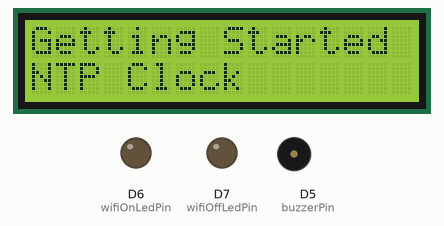
Recording of a sketch running on a simulated ESP8266 (NodeMCU). Shown: 16×2 character LCD, output pins drawn as LEDs (lit = HIGH), buzzer (waves = sounding, pin HIGH). WiFi joins after 1.5 s; servers stay silent unless stated; network time is answered at once with the bench clock; the local clock reads 2024-03-15 10:24:30 at power-on unless the sketch sets it; what the sketch prints to the serial monitor is not drawn.

Above: at 0.1 s.
At 7.1 s:
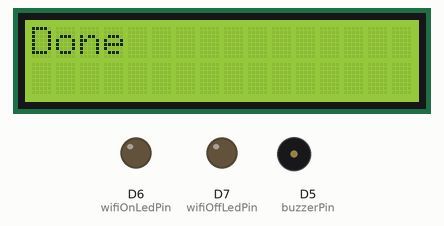
At 10.2 s:
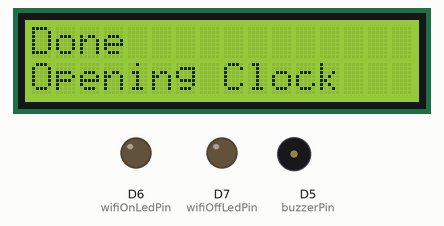
At 17.03 s:
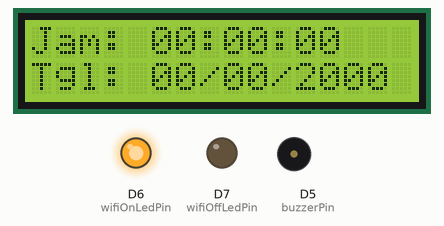
Timing chart, 0 to 18.7 s (numbered marks = the images above):
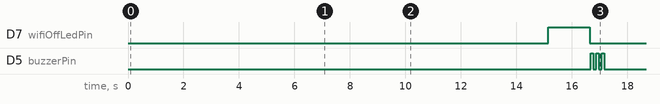

The sketch:

RealtimeNTP.ino
```cpp
#include <ESP8266WiFi.h>
#include <WiFiUdp.h>
#include <NTPClient.h>
#include <TimeLib.h>
#include <LiquidCrystal_I2C.h>

LiquidCrystal_I2C lcd(0x27, 16, 2);
int buzzerPin = D5;
int wifiOffLedPin = D7;
int wifiOnLedPin = D6;

unsigned long lastBuzzerTime = 0;
int lastBuzzerHour = -1;

char* ssid = "youssid";
char* password = "youpassword";
const long utcOffsetInSeconds = 25200;
WiFiUDP ntpUDP;
NTPClient timeClient(ntpUDP, "id.pool.ntp.org", utcOffsetInSeconds);

char Time[] = "Jam: 00:00:00";
char Date[] = "Tgl: 00/00/2000";
byte last_second, second_, minute_, hour_, day_, month_;
int year_;

void setup() {
  Serial.begin(115200);
  lcd.init();
  lcd.backlight();

  pinMode(buzzerPin, OUTPUT);
  pinMode(wifiOffLedPin, OUTPUT);
  pinMode(wifiOnLedPin, OUTPUT);

  lcd.clear();

  lcd.setCursor(0, 0);
  lcd.print("Getting Started");
  lcd.setCursor(0, 1);
  lcd.print("NTP Clock");
  delay(7000);

  lcd.clear();

  lcd.setCursor(0, 0);
  lcd.print("Done");
  lcd.setCursor(0, 1);
  delay(3000);
  lcd.print("Opening Clock");
  delay(5000);

  lcd.clear();
  lcd.setCursor(0, 0);
  lcd.print(Time);
  lcd.setCursor(0, 1);
  lcd.print(Date);

  WiFi.begin(ssid, password);
  Serial.print("Connecting.");

  while (WiFi.status() != WL_CONNECTED) {
    digitalWrite(wifiOffLedPin, HIGH);
    digitalWrite(wifiOnLedPin, LOW);
    delay(500);
    Serial.print(".");
  }
  digitalWrite(wifiOffLedPin, LOW);
  digitalWrite(wifiOnLedPin, HIGH);
  Serial.println("connected");
  timeClient.begin();
}

void loop() {
  timeClient.update();
  unsigned long unix_epoch = timeClient.getEpochTime();

  hour_ = hour(unix_epoch);

  if (hour_ != lastBuzzerHour) {
      digitalWrite(buzzerPin, HIGH);
      delay(100);
      digitalWrite(buzzerPin, LOW);
      delay(100);
      digitalWrite(buzzerPin, HIGH);
      delay(100);
      digitalWrite(buzzerPin, LOW);
      delay(100);
      digitalWrite(buzzerPin, HIGH);
      delay(100);
      digitalWrite(buzzerPin, LOW);

      lastBuzzerTime = millis();
      lastBuzzerHour = hour_;
  }

  second_ = second(unix_epoch);
  if (last_second != second_) {
    minute_ = minute(unix_epoch);
    hour_ = hour(unix_epoch);
    day_ = day(unix_epoch);
    month_ = month(unix_epoch);
    year_ = year(unix_epoch);

    Time[12] = second_ % 10 + 48;
    Time[11] = second_ / 10 + 48;
    Time[9] = minute_ % 10 + 48;
    Time[8] = minute_ / 10 + 48;
    Time[6] = hour_ % 10 + 48;
    Time[5] = hour_ / 10 + 48;

    Date[5] = day_ / 10 + 48;
    Date[6] = day_ % 10 + 48;
    Date[8] = month_ / 10 + 48;
    Date[9] = month_ % 10 + 48;
    Date[13] = (year_ / 10) % 10 + 48;
    Date[14] = year_ % 10 % 10 + 48;

    Serial.println(Time);
    Serial.println(Date);

    lcd.setCursor(0, 0);
    lcd.print(Time);
    lcd.setCursor(0, 1);
    lcd.print(Date);
    last_second = second_;
  }
  delay(25);
}
```

Measured:
- by itself, D5 (buzzerPin): alternates HIGH for 0.10 s and LOW for 0.10 s, 6 changes in all, then stays LOW
- what the display in image 1 shows lasts 3.0 s, from 7.1 s to 10.1 s
- what the display in image 2 shows lasts 5.0 s, from 10.1 s to 15.1 s
- what the display in image 3 shows lasts 2.1 s, from 15.1 s to 17.2 s
